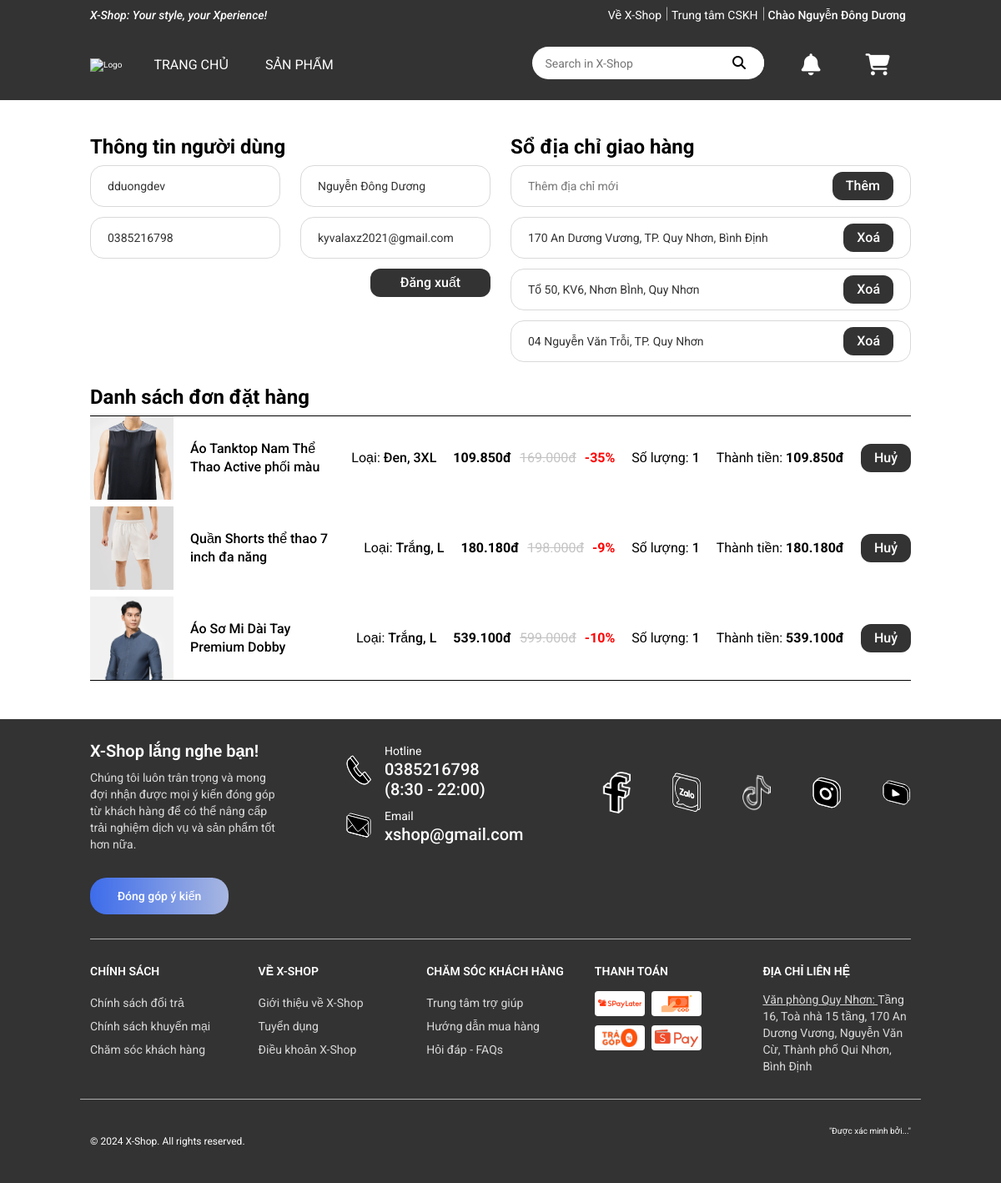
Before: /user_view.php (signed in) with the older database file.
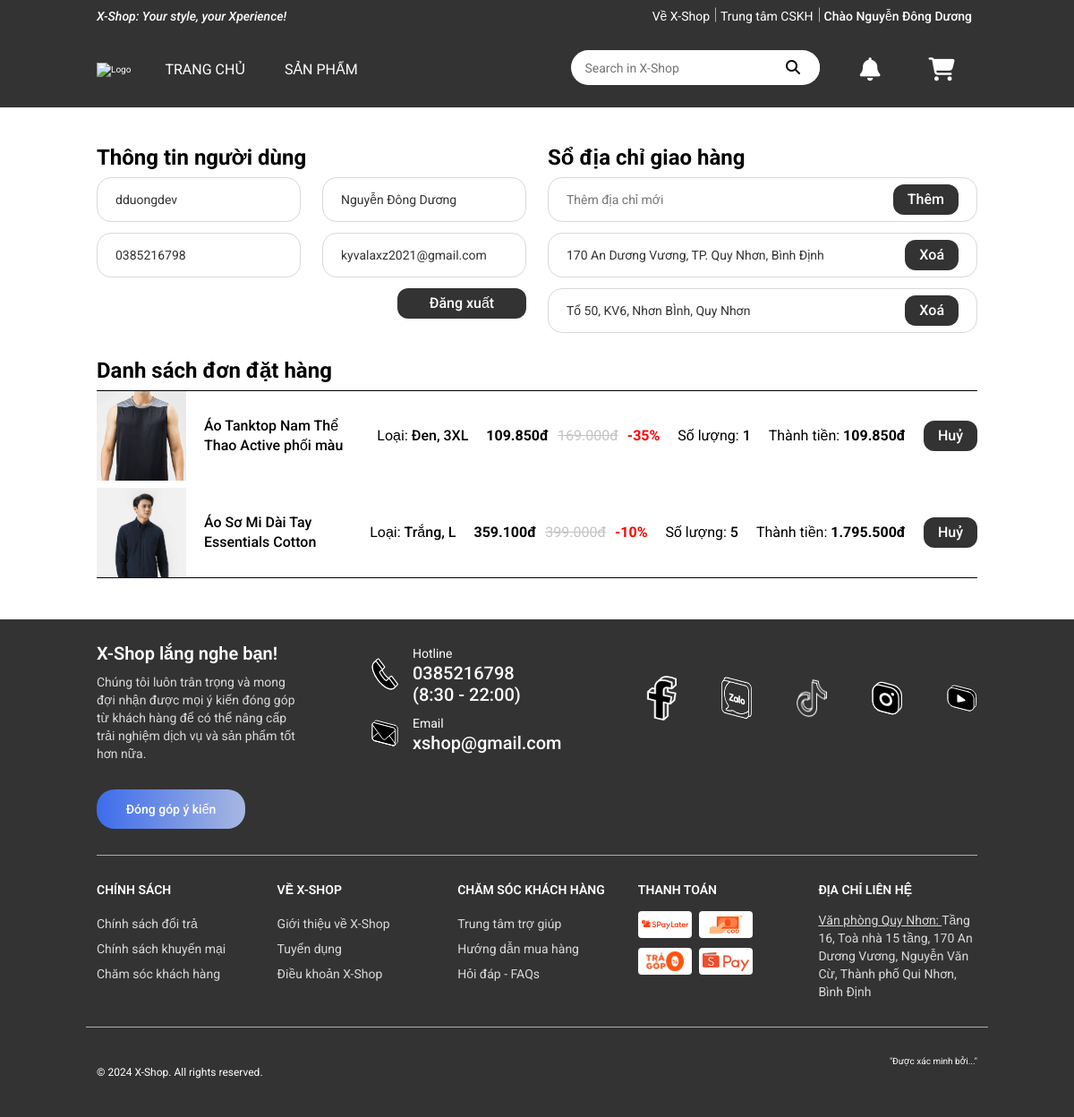
After: the same page with the newer database file.
### tables this page shows
CREATE TABLE `users` (
  `id` bigint(20) NOT NULL,
  `user_name` varchar(255) NOT NULL,
  `email` varchar(255) NOT NULL,
  `user_password` varchar(255) NOT NULL,
  `phone` varchar(15) NOT NULL,
  `user_role` enum('admin','customer') DEFAULT NULL,
  `fullname` varchar(255) NOT NULL
);

CREATE TABLE `addresses` (
  `id` bigint(20) NOT NULL,
  `user_id` bigint(20) NOT NULL,
  `address` text DEFAULT NULL
);

CREATE TABLE `orders` (
  `id` bigint(20) NOT NULL,
  `user_id` bigint(20) NOT NULL,
  `payment_method` enum('online','offline') NOT NULL,
  `created_at` timestamp NOT NULL DEFAULT current_timestamp(),
  `order_status` tinyint(4) DEFAULT 1,
  `product_size_id` bigint(20) NOT NULL,
  `quantity` int(11) NOT NULL,
  `delivery_phone` varchar(15) DEFAULT NULL,
  `note` text DEFAULT NULL,
  `delivery_address` text DEFAULT NULL
);

CREATE TABLE `products` (
  `id` bigint(20) NOT NULL,
  `product_name` varchar(100) NOT NULL,
  `unit_price` double NOT NULL,
  `discount_percentage` float DEFAULT 0,
  `product_desc` longtext DEFAULT NULL CHECK (json_valid(`product_desc`)),
  `slug` text NOT NULL,
  `main_img` varchar(255) NOT NULL,
  `release_date` datetime DEFAULT current_timestamp()
);

CREATE TABLE `colors` (
  `id` bigint(20) NOT NULL,
  `color_name` varchar(100) NOT NULL,
  `img` varchar(255) NOT NULL,
  `slug` text NOT NULL
);

CREATE TABLE `sizes` (
  `id` bigint(20) NOT NULL,
  `size_name` varchar(100) NOT NULL
);

### user_view.php (the view, shortened to what the rows shown need)
<?php
    require_once './php/dbconnect.php';
    $get_user_info_query = "SELECT id, fullname, email, phone FROM users WHERE user_name = ?";
    $stmt = $_conn->prepare($get_user_info_query);
    $stmt->bind_param('s', $_SESSION['username']);
    $stmt->execute();
    $result = $stmt->get_result();
    $user_info = $result->fetch_assoc();
    $get_all_addresses_query = "SELECT addresses.*
                                FROM addresses
                                JOIN users
                                ON users.id = addresses.user_id
                                WHERE user_name = ?";
    $stmt = $_conn->prepare($get_all_addresses_query);
    $stmt->bind_param('s', $_SESSION['username']);
    $stmt->execute();
    $result = $stmt->get_result();
    $addresses = $result->fetch_all();
    $get_all_orders_query = "SELECT orders.id AS id, product_name, main_img, unit_price, discount_percentage, color_name, size_name, orders.quantity AS quantity
                                FROM orders
                                JOIN products_size
                                ON orders.product_size_id = products_size.id
                                JOIN products_color
                                ON products_color.id = products_size.product_color_id
                                JOIN products
                                ON products.id = products_color.product_id
                                JOIN users
                                ON orders.user_id = users.id
                                JOIN colors
                                ON products_color.color_id = colors.id
                                JOIN sizes
                                ON products_size.size_id = sizes.id
                                WHERE users.user_name = ?";
    $stmt = $_conn->prepare($get_all_orders_query);
    $stmt->bind_param('s', $_SESSION['username']);
    $stmt->execute();
    $result = $stmt->get_result();
    $orders = $result->fetch_all();
?>
<!DOCTYPE html>
<html lang="en">
<head>
    <link rel="stylesheet" href="https://cdnjs.cloudflare.com/ajax/libs/normalize/8.0.1/normalize.min.css">
    <link rel="stylesheet" href="../css/grid.css">
    <link rel="stylesheet" href="../css/base.css">
    <link rel="stylesheet" href="../css/main.css">
    <link rel="stylesheet" href="https://cdnjs.cloudflare.com/ajax/libs/font-awesome/6.5.1/css/all.min.css">
</head>
<body>
    <div class="app">
        <div class="container">
            <div class="grid wide">
                <div class="row">
                    <div class="col l-6">
                        <div class="user__session">
                            <div class="user__session-content">
                                <div class="row ud__row-padding-v6">
                                    <div class="col l-6">
                                        <input type="text" name="user_info" placeholder="Họ tên" class="user__form-control js-input--fullname" value="<?php echo $user_info['fullname'] ?>" required>
                                    </div>
                                </div>
                                <div class="row ud__row-padding-v6">
                                    <div class="col l-6">
                                        <input type="tel" name="user_info" placeholder="Số điện thoại" class="user__form-control js-input--phone" value="<?php echo $user_info['phone'] ?>" required>
                                    </div>
                                    <div class="col l-6">
                                        <input type="email" name="user_info" placeholder="Email" class="user__form-control js-input--email" value="<?php echo $user_info['email'] ?>" required>
                                    </div>
                                </div>
                            </div>
                        </div>
                    </div>
                    <div class="col l-6">
                        <div class="user__session">
                            <div id="user__address-container" class="user__session-content">
                                    <?php
                                        if(count($addresses) > 0){
                                            foreach($addresses as $value){
                                                echo '<div class="row ud__row-padding-v6 address_item">';
                                                echo '<div class="col l-12">';
                                                echo '<span class="user__form-control">';
                                                echo '<span>'.$value[2].'</span>';
                                                echo '<button value="'.$value[0].'" class="user__button js-delete-address-button">Xoá</button>';
                                                echo '</span>';
                                                echo '</div>';
                                                echo '</div>';
                                            }
                                        }
                                    ?>
                            </div>
                        </div>
                    </div>
                </div>
                <div class="row">
                    <div class="col l-12">
                        <div class="user__session user__session--orders">
                            <div class="user__session-content user__session-content--orders">
                                <?php
                                    if(count($orders) > 0){
                                        foreach($orders as $order){
                                            echo '<div class="user__order">';
                                            echo '<img src="'.$order[2].'" alt="" class="user__order-img">';
                                            echo '<span class="user__order-name">'.$order[1].'</span>';
                                            echo '<span>Loại: <span class="user__order-option">'.$order[5].', '.$order[6].'</span></span>';
                                            echo '<span class="user__order-price">';
                                            if($order[4] > 0.0){
                                                echo '<span class="user__order-current-price">'.number_format($order[3] * (1 - $order[4]), 0, ',', '.').'đ</span>';
                                                echo '<span class="user__order-old-price">'.number_format($order[3], 0, ',', '.').'đ</span>';
                                                echo '<span class="user__order-discount">-'.($order[4] * 100).'%</span>';
                                            }
                                            else {
                                                echo '<span class="user__order-current-price">'.number_format($order[3], 0, ',', '.').'đ</span>';
                                            }
                                            echo '</span>';
                                            echo '<span>Số lượng: <span class="user__order-quantity">'.$order[7].'</span></span>';
                                            $total = ($order[4] > 0.0) ? $order[3] * (1 - $order[4]) * $order[7] : $order[3] * $order[7];
                                            echo '<span>Thành tiền: <span class="user__order-total">'.number_format($total, 0, ',', '.').'đ</span></span>';
                                            echo '<button value="'.$order[0].'" class="user__button js-delete-order-button">Huỷ</button>';
                                            echo '</div>';
                                        }
                                    }
                                ?>
                            </div>
                        </div>
                    </div>
                </div>
            </div>
        </div>
    </div>
</body>
</html>

Changed rows visible on the page:
removed addresses: address "04 Nguyễn Văn Trỗi, TP. Quy Nhơn", $value[0] 23 (drawn)
removed orders: products.main_img (picture), products.product_name "Quần Shorts thể thao 7 inch đa năng", colors.color_name "Trắng", sizes.size_name "L", products.unit_price+discount_percentage "180.180", products.unit_price "198.000", products.discount_percentage "9", quantity "1", quantity.unit_price "180.180", $order[0] 15 (drawn)
removed orders: products.main_img (picture), products.product_name "Áo Sơ Mi Dài Tay Premium Dobby", colors.color_name "Trắng", sizes.size_name "L", products.unit_price+discount_percentage "539.100", products.unit_price "599.000", products.discount_percentage "10", quantity "1", quantity.unit_price "539.100", $order[0] 16 (drawn)
added orders: products.main_img (picture), products.product_name "Áo Sơ Mi Dài Tay Essentials Cotton", colors.color_name "Trắng", sizes.size_name "L", products.unit_price+discount_percentage "359.100", products.unit_price "399.000", products.discount_percentage "10", quantity "5", quantity.unit_price "1.795.500", $order[0] 17 (drawn)
